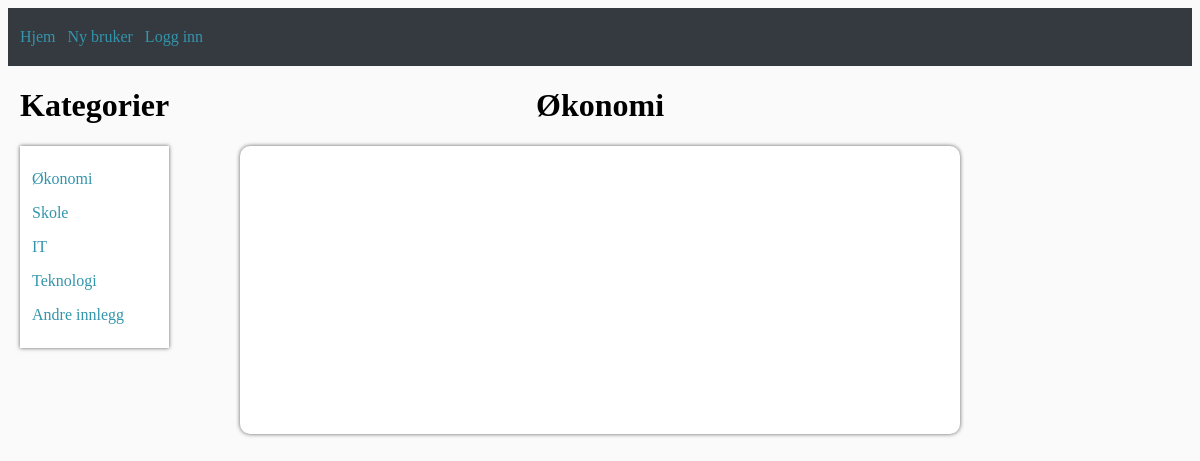
/økonomi/, run on an earlier commit of the app's database.
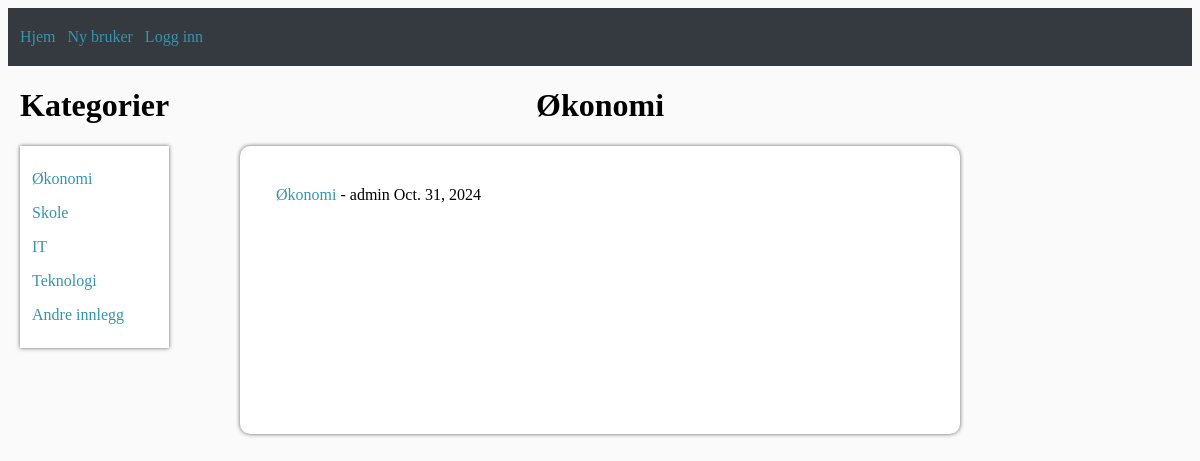
And on a later commit of the database.
### blog/models.py (models this page shows, shortened)
class Post(models.Model):
    title = models.CharField(max_length=100)
    author = models.ForeignKey(User, on_delete=models.CASCADE)
    body = models.TextField()
    date = models.DateField(default=timezone.now)
    categories = models.ManyToManyField(Category, related_name='posts', default="Annet")

### blog/views.py (called while the page is built)
def economy_posts(request):
    posts = Post.objects.filter(categories__name='Økonomi')
    return render(request, 'økonomi.html', {'object_list': posts})

### blog/templates/økonomi.html (shortened to what this page needs)
<!DOCTYPE html>
<html lang="en">
<head>
</head>
<body>
    {% extends 'basetemplate.html' %}
    {% block defaultnavbar %}
        <div class="content-container">
            <div class="categories-container">
                <h1>Kategorier</h1>
                <div class="categories-list">
                    <div class="categories-text">
                        <p><a href="{% url 'økonomi' %}">Økonomi<a></p>
                        <p><a href="{% url 'skole' %}">Skole</a></p>
                        <p><a href="{% url 'it' %}">IT</a></p>
                        <p><a href="{% url 'teknologi' %}">Teknologi</a></p>
                        <p><a href="{% url 'annet' %}">Andre innlegg</a></p>
                    </div>
                </div>
            </div>
            <div class="post-list">
                <h1>Økonomi</h1>
                <div class="main-container indented-text">
                    {% for post in object_list %}
                        <p><a href="{% url 'blog_article_content' post.pk %}">{{ post.title }}</a> - {{ post.author }} {{ post.date }}<br/></p>
                    {% endfor %}
                </div>
            </div>
        </div>
    {% endblock %}

What changed in the data, as far as the page shows it:
added Post: title "Økonomi", author "admin", date "Oct. 31, 2024"
